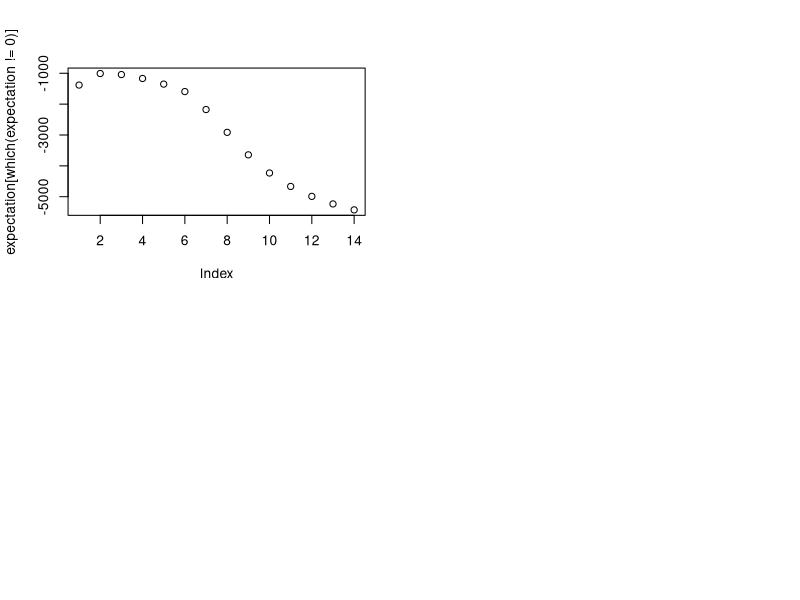

Write R code to recreate this figure. (Note: this script raises an error after producing the figure.)
rm(list = ls())
########## Functions to be used in the simulation ################

A <- function(lambda, psi) {
  # Input: lambda: loading matrix of size p*k we have now
  #        psi: the variance matrix of size p*p of common factor we have now
  # Output: matrix A of size k*p (See definition in section 3.1)
  inv_mat <- solve(lambda %*% t(lambda) + psi)
  result <- t(lambda) %*% inv_mat
  return(result)
}

B <- function(lambda, psi) {
  # Input: lambda: loading matrix of size p*k we have now
  #        psi: the variance matrix of size p*p of common factor we have now
  # Output: B (See definition in section 3.1)
  k <- ncol(lambda)
  inv_mat <- solve(lambda %*% t(lambda) + psi)
  result <- diag(rep(1, k)) - t(lambda) %*% inv_mat %*% lambda
  return(result)
}

tr <- function(M){
  # Calculate the trace of matrix M
  return(sum(diag(M)))
}

E_step <- function(Y,lambda,psi){
  # Input: Y: the sample matrix of size n*p
  #        lambda: loading matrix of size p*k in current iteration
  #        psi: the common variance matrix of size p*p in current iteration
  # Output: The expectation in currect iteration (See equation (3.1) in section 3.1)
  n <- nrow(Y)
  mat_A <- A(lambda, psi)
  mat_B <- B(lambda, psi)
  result <- - n/2 * log(det(psi)) - 1/2 * tr(Y %*% solve(psi) %*% t(Y)) 
  + tr(lambda %*% mat_A %*% t(Y) %*% Y %*% solve(psi)) 
  - 1/2 * tr(lambda %*% ( n * mat_B + mat_A %*% t(Y) 
                          %*% Y %*% t(mat_A)) %*% t(lambda) %*% solve(psi))
  return(result)
}

psi_update <- function(lambda,psi,Y,j){
  # Input: lambda: loading matrix of size p*k we have now
  #        psi: the variance matrix of size p*p of common factor we have now
  #        Y: the response matrix of size n*p
  #        j: the element in (j,j) entry of matrix psi to update
  # Output: Updated psi[j,j]
  
  n <- nrow(Y)
  mat_A <- A(lambda,psi)
  mat_B <- B(lambda, psi)
  lambda_j <- lambda[j, ,drop = FALSE]
  Y.j <-Y[ ,j,drop = FALSE] # The j-th column of Y
  
  # Start calculating
  first_term <- (1/n) * t(Y.j) %*% Y.j
  second_term <- (-2/n) * lambda_j %*% mat_A %*% t(Y) %*% Y.j
  third_term <- (1/n) * lambda_j %*% (n * mat_B + mat_A %*% t(Y) %*% Y %*% t(mat_A)) %*% t(lambda_j)
  return(first_term + second_term + third_term)
}

psi_valid <- function(lambda,psi,Y){
  # Input: lambda: loading matrix of size p*k we have now
  #        psi: the variance matrix of size p*p of common factor we have now
  #        Y: the response matrix of size n*p
  # Output: True if psi is good to update (i.e in the concave region), False otherwise
  
  n <- nrow(Y)
  p <- ncol(Y)
  mat_A <- A(lambda,psi)
  mat_B <- B(lambda, psi)
  constraint <- numeric(length=p)
  for (j in 1:p){
    lambda_j <- lambda[j,,drop=FALSE]
    
    # Start calculating
    first_term <- (2/n) * sum(Y[,j]*Y[,j])
    second_term <- -(4/n) * lambda_j %*% as.matrix(rowSums(tcrossprod(mat_A,Y) 
                                                           %*% Y[,j, drop=FALSE]),ncol=1)
    third_term <- (2/n) * lambda_j %*% (n * mat_B + tcrossprod(mat_A,Y) 
                                        %*% tcrossprod(Y , mat_A)) %*% t(lambda_j)
    constraint[j]<- first_term + second_term + third_term
  }
  return(diag(psi)<=constraint)
}



lambda_update <- function(Y, lambda, psi, q){
  # Input: lambda: loading matrix of size p*k we have now
  #        psi: the variance matrix of size p*p of common factor we have now
  #        Y: the response matrix of size n*p
  #        q: the objective row of lambda to update
  # Output: Updated lambda[q, ]
  n <- nrow(Y)
  mat_A <- A(lambda,psi)
  mat_B <- B(lambda,psi)
  Y.q <- Y[ , q, drop = FALSE]
  result <- t(solve(n * mat_B + mat_A %*% t(Y) %*% Y %*% t(mat_A)) %*% mat_A %*% t(Y) %*% Y.q)
  return(result)
}

Standard_EM_update <- function(Y, m, initial_lambda, initial_psi){
  #### Input:
  ###    Y: nxp sample matrix
  ###    m: the order of the factor model
  ###    initial_loading: the initialization of the loading matrix used for the algorithm
  ###    initial_psi: the initialization of the psi-matrix used for the algorithm
  #### Output:
  ###    expectation: the expectation during updating
  ###    loading_result: the loading matrix after updating
  ###    psi_result: the psi-matrix after updating
  
  p <- ncol(Y)
  
  epsilon <- 0.05 # error tolerance
  n_max_iter <- 1000 # maximum iteration number
  
  
  step <- 0 # record the number of iterations
  loading_diff <- 1000 # Set a big difference in case smaller than tolerance at very beginning
  
  # Variables to store result
  expectation <- numeric(length = n_max_iter) # to store the expectation during updating
  
  ## Initialization
  lambda <- initial_lambda
  psi <- initial_psi
  
  while(loading_diff >= epsilon){
    step <- step + 1
    expectation[step] <- E_step(Y,lambda,psi)
    
    ## Update psi elementwisely
    psi_update_position <- which(psi_valid(lambda,psi,Y))
    for (j in psi_update_position){
      psi[j,j] <- psi_update(lambda,psi,Y,j)
    }
    #print(diag(psi))
    
    
    ## Update loading matrix using current psi rowwisely
    lambda_new <- matrix(0, nrow = p, ncol = m)
    for (j in 1:p){
      lambda_new[j,] <- lambda_update(Y, lambda, psi,j)
    }
    lambda_new[upper.tri(lambda_new)] <- 0
    #print(lambda_new)
    loading_diff <- norm(lambda_new - lambda, type = 'F')
    
    ## Update parameters
    lambda <- lambda_new
    
    if (step > n_max_iter){
      cli::cli_alert_warning('Failed to converge!')
      break
    }
  }
  plot(expectation[which(expectation != 0)])
  iter_to_converge <- length(expectation[which(expectation != 0)])
  result <- list(expectation[which(expectation != 0)], lambda, psi, iter_to_converge)
  return(result)
}

generate_sample <- function(n, p, real_lambda, real_psi){
  Y <- MASS::mvrnorm(n = n, mu = rep(0,p), Sigma = real_lambda %*% t(real_lambda) + real_psi) 
  return(Y)
}

display_result <- function(est_lambda, est_psi, real_lambda, real_psi, n, upper_triangle = TRUE, time_to_run){
  p <- nrow(real_lambda)
  m <- ncol(real_lambda)
  if (p < m){
    print('Bad model')
    return(0)
  }
  # Compute the sparsity of the est_lambda
  if (upper_triangle){
    sparsity <- (sum(est_lambda == 0))  / (p * m)
  }
  
  # Compute MSE
  MSE <- (norm(est_lambda - real_lambda, type = "F") + norm(est_psi - real_psi, type = "F"))/(p + sum(real_lambda != 0))
  
  # Compute TPR
  real_zero_positions <- real_lambda == 0
  est_zero_positions <- est_lambda == 0
  true_positives <- real_zero_positions & est_zero_positions
  total_zeros_in_real <- sum(real_zero_positions)
  correctly_predicted_zeros <- sum(true_positives)
  if (upper_triangle){
    # If we enforce the est_lambda to be upper triangle
    TPR <- (correctly_predicted_zeros - (1/2) * m * (m-1)) / (total_zeros_in_real - (1/2) * m * (m-1))
  }
  else{
    TPR <- correctly_predicted_zeros / total_zeros_in_real
  }
  
  # Compute FPR
  false_positives <- (!real_zero_positions) & est_zero_positions
  total_non_zeros_in_real <- sum(!real_zero_positions)  
  false_positive_count <- sum(false_positives)
  FPR <- false_positive_count / total_non_zeros_in_real
  
  # summarize the result
  result <- c(n, p, m, sparsity, MSE, TPR, FPR, time_to_run)
  return(result)
}

loading3 <- function(p, m, sparsity){
  repeat {
    # Initialize an empty matrix
    M <- matrix(0, nrow = p, ncol = m)
    
    # Populate the non-upper triangle part of the matrix with values from N(0, 1)
    for (i in 1:p) {
      for (j in 1:min(i, m)) {
        M[i, j] <- rnorm(1)
      }
    }
    # Randomly set elements to zero to achieve desired sparsity
    non_upper_indices <- which(lower.tri(M, diag = TRUE), arr.ind = TRUE)
    num_non_upper_triangle <- nrow(non_upper_indices)
    num_to_zero <- round(num_non_upper_triangle * sparsity) 
    zero_indices <- non_upper_indices[sample(num_non_upper_triangle, num_to_zero), ]
    
    for (k in 1:nrow(zero_indices)) {
      M[zero_indices[k, 1], zero_indices[k, 2]] <- 0
    }
    
    # Check if there are any zero rows or zero columns
    if (!any(rowSums(M) == 0) && !any(colSums(M) == 0)) {
      break
    }
    print("finish generate loading matrix")
  }
  psi <- diag(0.2* rep(1,p))
  return(list(M,psi))
}

################################################################################
par(mfrow = c(2,2))
set.seed(123)
N <- c(100, 200, 400, 1000, 2000, 5000)
P <- c(20,40,60,80)
m_collec <- c(4,6,8)


# Create an empty data frame with the specified column names
result.dataframe <- data.frame(
  n = numeric(),
  p = numeric(),
  m = numeric(),
  sparsity = numeric(),
  MSE = numeric(),
  TPR = numeric(),
  FPR = numeric(),
  timetorun = numeric(),
  True_sparsity = numeric()
)

sp <- 0.5
simulation_times <- 30


for (p in P){
  for (m in m_collec){
    initial_lambda <- matrix(rep(1,p*m),nrow = p, ncol = m)
    initial_psi <- diag(rep(1,p))
    matrix_generate <- loading3(p,m,sp)
    real_lambda <- matrix_generate[[1]]
    real_psi <- matrix_generate[[2]]
    samples <- generate_sample(max(N),p, real_lambda, real_psi)
    
    for (n in N){
        M <- matrix(0, nrow = simulation_times, ncol = 8) # a matrix to store the simulation result and to calculate the mean
      for (i in 1:simulation_times){
        rows_to_extract <- sample(1:nrow(samples), n)
        Y <- samples[rows_to_extract, ,drop = FALSE]
        SEM_result <- Standard_EM_update(Y, m, initial_lambda, initial_psi)
        est_lambda <- SEM_result[[2]]
        est_lambda[which(abs(est_lambda)<=0.05)] <- 0
        est_psi <- SEM_result[[3]]
        M[i,] <- display_result(est_lambda, est_psi, real_lambda, real_psi, n, upper_triangle = TRUE, time_to_run[[2]] - time_to_run[[1]])
      }
      aver_result <- colMeans(M)
      result.dataframe <- rbind(result.dataframe, data.frame(
        n = n,
        p = p,
        m = m,
        sparsity = aver_result[4],
        MSE = aver_result[5],
        TPR = aver_result[6],
        FPR = aver_result[7],
        timetorun = aver_result[8],
        True_sparsity = sp
      ))
    }
  }

}

saveRDS(result.dataframe, "C://Users//zhini//desktop//study material//A. Research Project//Master_Project//Outputs//thesis//Simulation code//result_standardEM_loading3_0.5sp.rds")
#readRDS("C://Users//zhini//desktop//study material//A. Research Project//Master_Project//Outputs//thesis//Simulation code//result_standardEM_loading2.rds")
